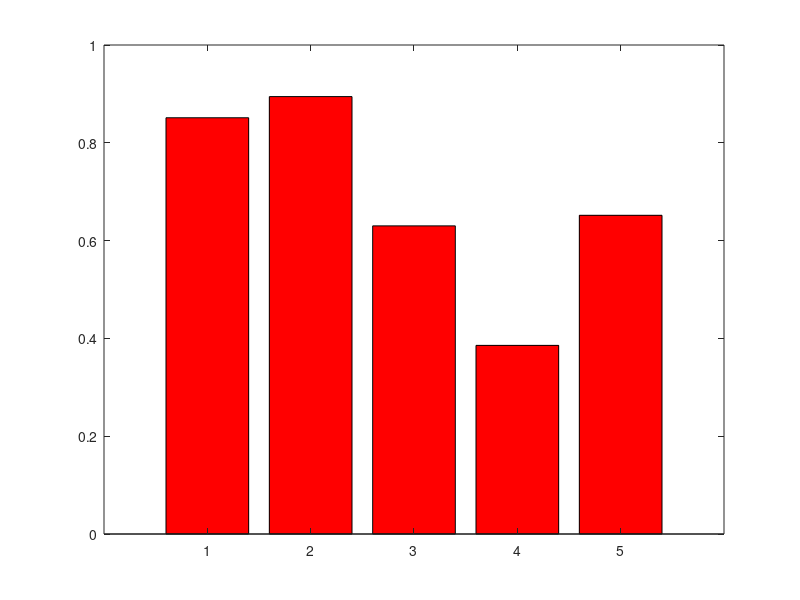

MATLAB code to generate this figure:
x= 1:5; %set 5 value
y=rand(1,5);    %random 5 values as vector
bar(x,y,'r');    %draw graph x and y using red color as bar of each value